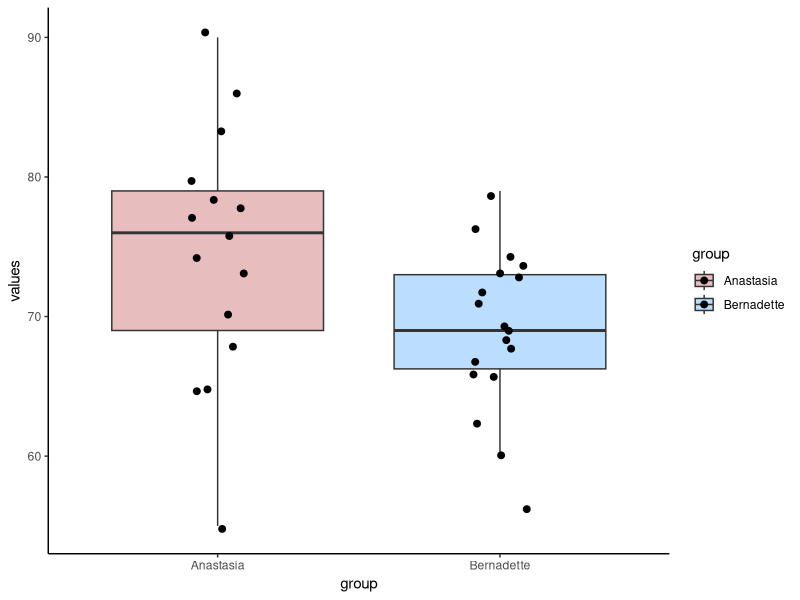
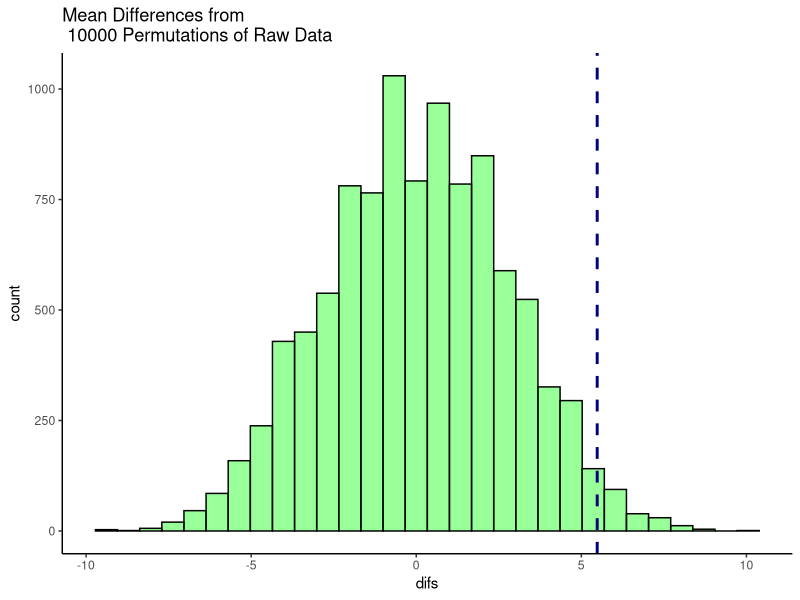
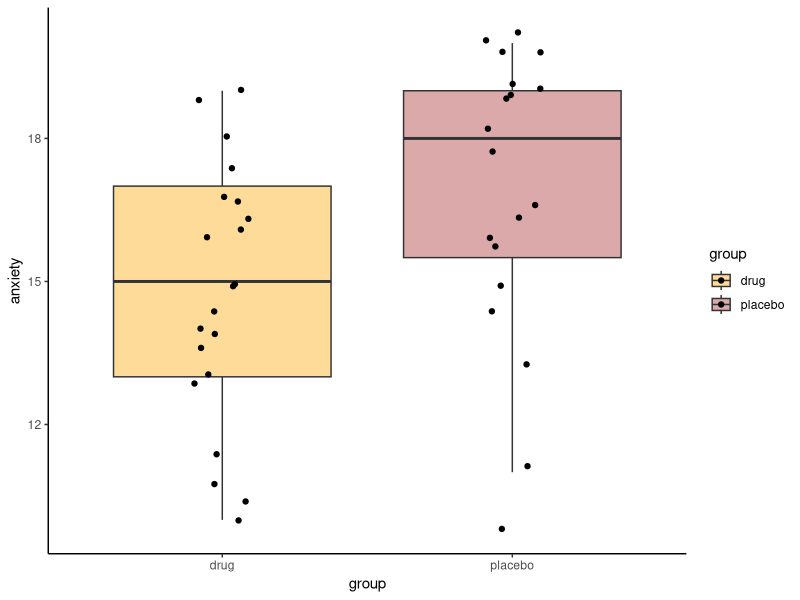
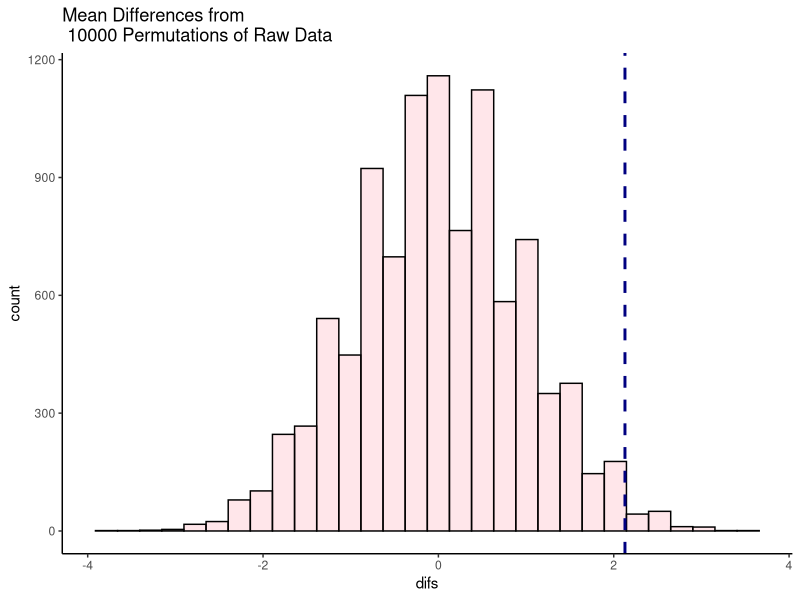
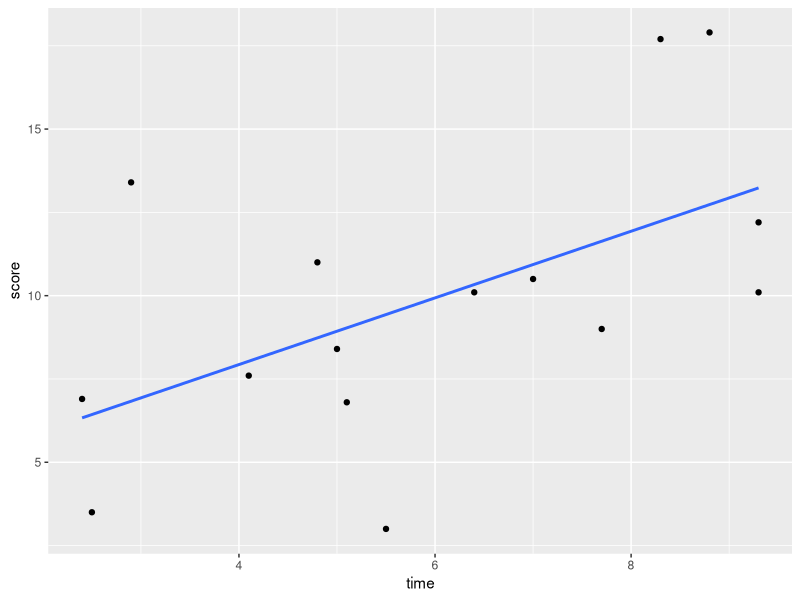
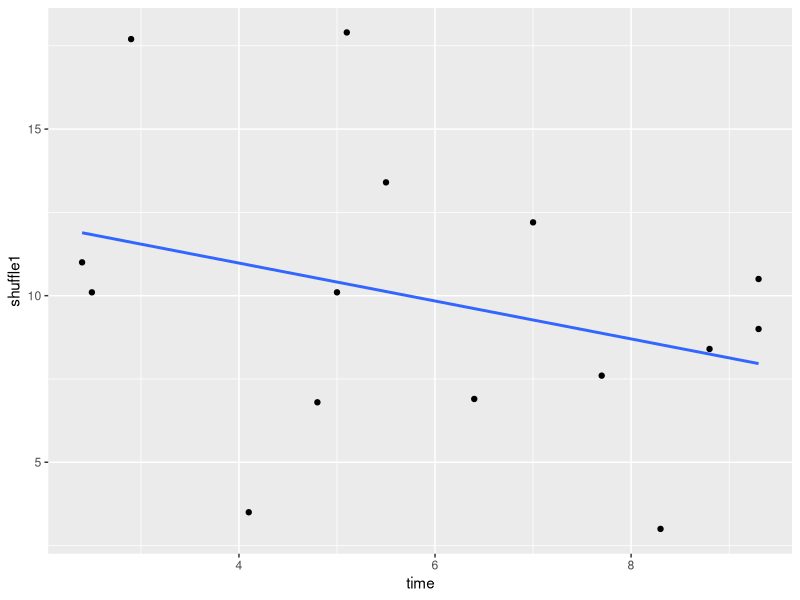
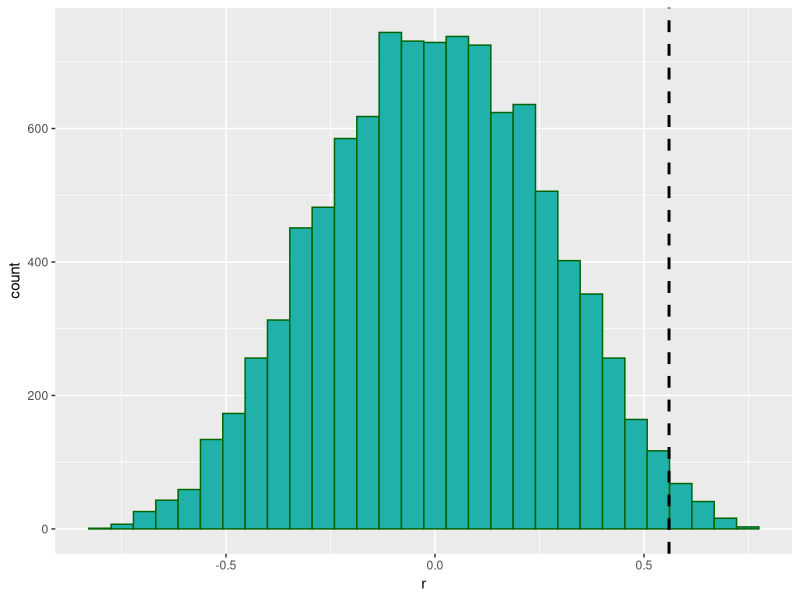
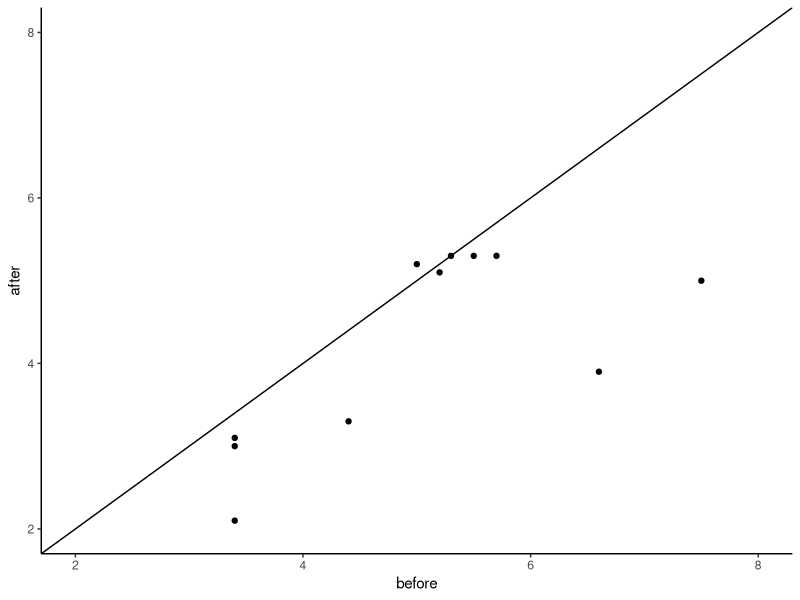

Generate these figures, in order, with R: (Note: this script raises an error after producing the figures.)
## ---- chunk 1
library(tidyverse)

anastasia <- c(65, 74, 73, 83, 76, 65, 86, 70, 80, 55, 78, 78, 90, 77, 68)
bernadette <- c(72, 66, 71, 66, 76, 69, 79, 73, 62, 69, 68, 60, 73, 68, 67, 74, 56, 74)

# put into a dataframe:
dd <- data.frame(values = c(anastasia, bernadette),
                 group = c(rep("Anastasia",15), rep("Bernadette", 18))
)

dd

## ---- chunk 2
ggplot(dd, aes(x = group, y = values, fill = group)) +
  geom_boxplot(alpha=.3, outlier.shape = NA) +
  geom_jitter(width=.1, size=2) +
  theme_classic() +
  scale_fill_manual(values = c("firebrick", "dodgerblue"))

## ---- chunk 3
meandif <- mean(anastasia)  - mean(bernadette)   # 5.48
meandif

## ---- chunk 4

t.test(anastasia, bernadette, var.equal = T)
## ---- chunk 5

set.seed(1) # just to keep the random number generator the same for all of us

allscores <- c(anastasia, bernadette)

allscores
## ---- chunk 6

x <- split(sample(allscores), rep(1:2, c(15,18))) 

x

## ---- chunk 7

x[[1]] # this is our shuffled sample of size 15
x[[2]] # this is our shuffled sample of size 18

mean(x[[1]])  # mean of the new sample of size 15
mean(x[[2]])  # mean of the new sample of size 18


# what's the difference in their means?
mean(x[[1]]) - mean(x[[2]]) 

## ---- chunk 8
results<-vector('list',10000)
for(i in 1:10000){
  x <- split(sample(allscores), rep(1:2, c(15,18)))
  results[[i]]<-mean(x[[1]]) - mean(x[[2]])  
}

head(unlist(results)) # these are all our mean differences from 10,000 shuffles of the data. We're just looking at the first 6.

## ---- chunk 9
df <- data.frame(difs = unlist(results))

ggplot(df, aes(x=difs)) +
  geom_histogram(color="black", fill="green", alpha=.4) +
  geom_vline(color="navy",lwd=1,lty=2,xintercept = 5.48) +
  theme_classic()+
  ggtitle("Mean Differences from \n 10000 Permutations of Raw Data")

## ---- chunk 10
sum(unlist(results) > 5.48)  # 202 times out of 10000
## ---- chunk 11
sum(unlist(results) > 5.48) /10000  # which is 0.0202 proportion of the time
## ---- chunk 12
# 2-tailed value
2 * (sum(unlist(results) > 5.48) /10000)
## ---- chunk 13
placebo <- c(15, 16, 19, 19, 17, 20, 18, 14, 18, 20, 20, 20, 13, 11, 16, 19, 19, 16, 10) 
drug <- c(15, 15, 16, 13, 11, 19, 17, 17, 11, 14, 10, 18, 19, 14, 13, 16, 16, 17, 14, 10, 14)


length(placebo) #19
length(drug)  #21

## ---- chunk 14

shapiro.test(drug)    # approximately normal as p>.05
shapiro.test(placebo) # not enough evidence to be normal as p<.05

## ---- chunk 15
# put into dataframe - long format
ddf <- data.frame(anxiety = c(placebo, drug),
                 group = c(rep("placebo", length(placebo)), 
                           rep("drug", length(drug))
                 )
)

head(ddf)

#boxplots
ggplot(ddf, aes(x=group, y=anxiety, fill=group)) + 
  geom_boxplot(outlier.shape = NA, alpha=.4) +
  geom_jitter(width=.1) +
  theme_classic() +
  scale_fill_manual(values=c("orange", "brown"))


mean(placebo) - mean(drug) #2.128

## ---- chunk 16

allvalues <- c(placebo, drug)

results<-vector('list',10000)
for(i in 1:10000){
  x <- split(sample(allvalues), rep(1:2, c(19,21)))
  results[[i]]<-mean(x[[1]]) - mean(x[[2]])  
}

head(unlist(results)) # these are the first six of all our mean differences from 10,000 shuffles of the data.
## ---- chunk 17

df0 <- data.frame(difs = unlist(results))

ggplot(df0, aes(x=difs)) +
  geom_histogram(color="black", fill="pink", alpha=.4) +
  geom_vline(color="navy",lwd=1,lty=2,xintercept = 2.128) +
  theme_classic()+
  ggtitle("Mean Differences from \n 10000 Permutations of Raw Data")

## ---- chunk 18
sum(unlist(results) > 2.128)  # 109 times out of 10000

sum(unlist(results) > 2.128) /10000  # which is 0.0109 proportion of the time

## ---- chunk 19

library(tidyverse)

df <-  read_csv("data/timescore.csv")

head(df)

## ---- chunk 20
# scatterplot
ggplot(df, aes(x = time, y = score)) + 
  geom_point() +
  stat_smooth(method = "lm", se=F)
 
## ---- chunk 21
# regular significance test
cor.test(df$time,df$score) #r=0.55, p=0.031
## ---- chunk 22
set.seed(1) # just doing this so all our results look same

df$score  # actual data in order

## ---- chunk 23
sample(df$score)  # actual data but order shuffled
## ---- chunk 24
df$shuffle1 <- sample(df$score) #create a new column with shuffled data

df
## ---- chunk 25
# this is what that new column looks like:
ggplot(df, aes(x = time, y = shuffle1)) + 
  geom_point() +
  stat_smooth(method = "lm", se=F)

## ---- chunk 26
cor.test(df$time, df$shuffle1) # now relationship is a bit negative

## ---- chunk 27
# we can do this many times
cor(df$time, sample(df$score)) # r = 0.35
cor(df$time, sample(df$score)) # r = 0.04
cor(df$time, sample(df$score)) # r = -0.06
cor(df$time, sample(df$score)) # r = 0.15


## ---- chunk 28

results <- vector('list',10000)
for(i in 1:10000){
  results[[i]] <- cor(df$time, sample(df$score))
}

head(unlist(results)) # this are the correlations for the first 6 of  10,000 shuffles

## ---- chunk 29
results.df <- data.frame(x = unlist(results))

ggplot(results.df, aes(x)) + 
  geom_histogram(color="darkgreen",fill="lightseagreen") +
  geom_vline(xintercept = 0.56, lwd=1, lty=2) +
  xlab("r") 

## ---- chunk 30
sum(unlist(results) > 0.56) #163 were greater.
## ---- chunk 31
sum(unlist(results) > 0.56)  / 10000  #0.0163

## ---- chunk 32

# take a look at these before and after scores

ba <- read_csv("data/beforeafter1.csv")

head(ba)
## ---- chunk 33
# make a scatterplot with the x being 'before' and y being 'after'
ggplot(ba, aes(x=before, y=after)) +
  geom_point() +
  theme_classic()+
  geom_abline(intercept =0 , slope = 1) +
  xlim(2,8)+
  ylim(2,8)

## ---- chunk 34
t.test(ba$before, ba$after, paired=T)
## ---- chunk 35
# create a difference column for the difference between before and after
ba$difference <- ba$before - ba$after

# run a Shapiro test on the difference column
shapiro.test(ba$difference)
## ---- chunk 36
ba
## ---- chunk 37
mean(ba$difference)
## ---- chunk 38
set.seed(1)
shuffle1 <- ba$difference * sample(c(-1,1), 11, replace = T)
shuffle1
mean(shuffle1)
## ---- chunk 39
shuffle2 <- ba$difference * sample(c(-1,1), 11, replace = T)
shuffle2
mean(shuffle2)
## ---- chunk 40
results <- vector('list',10000)
for(i in 1:10000){
results[[i]] <-  mean(ba$difference * sample(c(-1,1), 11, replace = T))
}
## ---- chunk 41

df1 <- data.frame(difs = unlist(results))

ggplot(df1, aes(x=difs)) +
  geom_histogram(color="black", fill="pink", alpha=.4, binwidth = .05) +
  geom_vline(color="navy",lwd=1,lty=2,xintercept = .8) +
  theme_classic()+
  ggtitle("Mean Differences from \n 10000 Permutations of Raw Data")

## ---- chunk 42
sum(unlist(results)>0.8)
## ---- chunk 43
sum(unlist(results)>0.8) / 10000
## ---- chunk 44
library(coin)

head(ddf)


independence_test(anxiety ~ group, data = ddf, alternative = "less")

## ---- chunk 45
#2-tailed permutation test
independence_test(anxiety ~ group, data = ddf)
